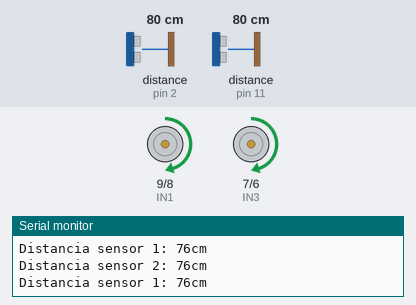
Bench run of a sketch on a simulated Arduino Uno, built with avr-gcc and run on an emulated ATmega328P. On the bench: motor-driver pin pairs drawn as motors (green arrow = first pin HIGH = forward, orange = second pin HIGH = backward, longer = more drive, scaled by the enable pin), the last lines printed to the serial monitor. Wiring (inferred from the names in the program): 2 × ultrasonic range finder: trigger pin 3, echo pin 2 / trigger pin 13, echo pin 11. The test bench sets the inputs (shaded band); at power-on: distance to the obstacle (sensors on pin 2, pin 11) 80 cm. The echo pulse lasts 58.3 µs per cm.

Above: at 1.2 s.
1.3 s: distance to the obstacle (sensor on pin 2) set to 58 cm
4.3 s: distance to the obstacle (sensor on pin 2) set to 48 cm
At 6.8 s:
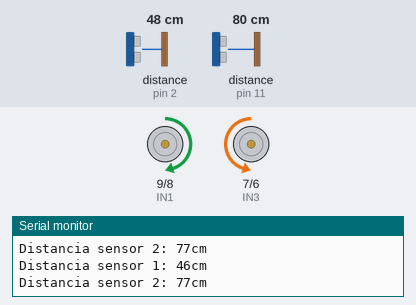
7.3 s: distance to the obstacle (sensor on pin 11) set to 2 cm
At 9.6 s:
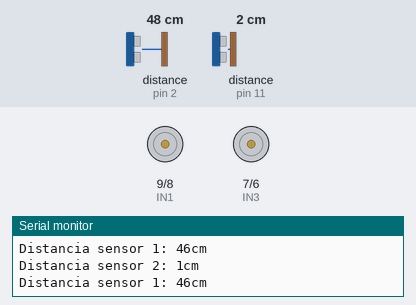
9.9 s: distance to the obstacle (sensor on pin 2) set to 120 cm
At 11.1 s:
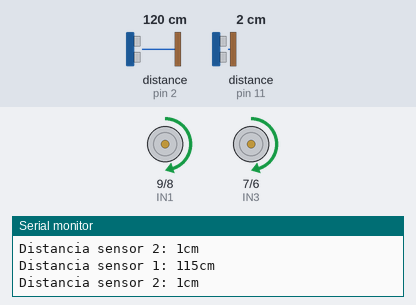
11.5 s: distance to the obstacle (sensor on pin 2) set to 2 cm
At 12.3 s:
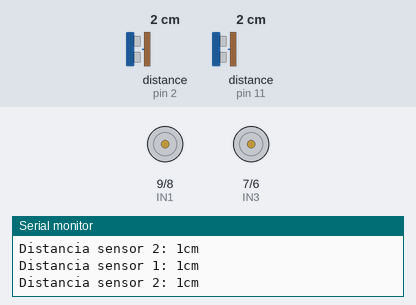
13.0 s: distance to the obstacle (sensor on pin 11) set to 48 cm
16.0 s: distance to the obstacle (sensor on pin 11) set to 56 cm
At 16.8 s:
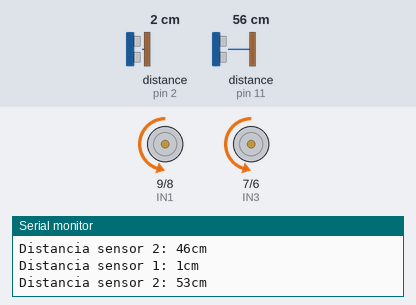
Timing chart, 0 to 20.0 s (numbered marks = the images above; inputs shaded):
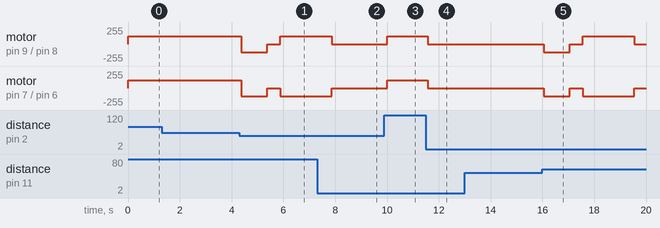

Measured:
- the behaviour switches between 54 and 53 cm on distance to the obstacle (sensor on pin 2) (found by bisection; images 0 and 1)
- the behaviour switches between 53 and 54 cm on distance to the obstacle (sensor on pin 11) (found by bisection; images 4 and 5)
- after the input at 4.3 s, motor on pin 9 (IN1) / pin 8 (IN2): forward 120/255 → backward 120/255 after 0.07 s, → stopped 1.0 s later, → forward 120/255 0.50 s later; motor on pin 7 (IN3) / pin 6 (IN4): forward 120/255 → backward 120/255 after 0.07 s, → stopped 1.0 s later, → backward 120/255 0.50 s later
- after the input at 7.3 s, motor on pin 9 (IN1) / pin 8 (IN2), motor on pin 7 (IN3) / pin 6 (IN4): goes on until 7.9 s, then stays stopped
- after the input at 9.9 s, motor on pin 9 (IN1) / pin 8 (IN2), motor on pin 7 (IN3) / pin 6 (IN4): stopped → forward 120/255 after 0.11 s
- after the input at 11.5 s, motor on pin 9 (IN1) / pin 8 (IN2), motor on pin 7 (IN3) / pin 6 (IN4): forward 120/255 → stopped after 0.07 s
- after the input at 16.0 s, motor on pin 9 (IN1) / pin 8 (IN2): stopped → backward 120/255 after 0.05 s, → stopped 1.0 s later, → forward 120/255 0.50 s later, → stopped 2.0 s later; motor on pin 7 (IN3) / pin 6 (IN4): stopped → backward 120/255 after 0.05 s, → stopped 1.0 s later, → backward 120/255 0.50 s later, → stopped 2.0 s later

The sketch:

sketch_feb23c.ino
```cpp
int ENA = 10;
int IN1 = 9;
int IN2 = 8;
int IN3 = 7;
int IN4 = 6;
int ENB = 5;
//sensor del
const int Echo=2;
const int Trigger=3;
//Sensor tras
const int Echo2=11;
const int Trigger2=13;
int distance;
int distance2;


void setup() {

Serial.begin(9600);
  //Sensor del
  pinMode(Trigger,OUTPUT);
  pinMode(Echo,INPUT);
  digitalWrite(Trigger,LOW);
  //Sensor tras
  pinMode(Trigger2,OUTPUT);
  pinMode(Echo2,INPUT);
  digitalWrite(Trigger2,LOW);
  pinMode(Echo2,INPUT);
  pinMode (ENA, OUTPUT);
  pinMode (ENB, OUTPUT);
  pinMode (IN1, OUTPUT);
  pinMode (IN2, OUTPUT);
  pinMode (IN3, OUTPUT);
  pinMode (IN4, OUTPUT);
}

//sensor del
int detecta_sensor() {
 long t;
 long d;

 digitalWrite(Trigger,LOW);
 delayMicroseconds(5);
 digitalWrite(Trigger,HIGH);
 delayMicroseconds(15);
 digitalWrite(Trigger,LOW);
 t=pulseIn(Echo,HIGH);
 d=t*0.01657;
 return (d);

}

//Sensor tras
int detecta_sensor2() {
 long t2;
 long d2;

 digitalWrite(Trigger2,LOW);
 delayMicroseconds(5);
 digitalWrite(Trigger2,HIGH);
 delayMicroseconds(15);
 digitalWrite(Trigger2,LOW);
 t2=pulseIn(Echo2,HIGH);
 d2=t2*0.01657;
 return (d2);
}


void adelante (int vel){

  digitalWrite(IN1, HIGH);
  digitalWrite(IN2, LOW);
  analogWrite(ENA, vel);

  digitalWrite(IN3, HIGH);
  digitalWrite(IN4, LOW);
  analogWrite(ENB, vel);
}

void atras (int vel){

  digitalWrite(IN1, LOW);
  digitalWrite(IN2, HIGH);
  analogWrite(ENA, vel);

  digitalWrite(IN3, LOW);
  digitalWrite(IN4, HIGH);
  analogWrite(ENB, vel);
}

void derecha (int vel){

  digitalWrite(IN1, HIGH);
  digitalWrite(IN2, LOW);
  analogWrite(ENA, vel);

  digitalWrite(IN3, LOW);
  digitalWrite(IN4, HIGH);
  analogWrite(ENB, vel);
}

void izquierda (int vel){

  digitalWrite(IN1, LOW);
  digitalWrite(IN2, HIGH);
  analogWrite(ENA, vel);

  digitalWrite(IN3, HIGH);
  digitalWrite(IN4, LOW);
  analogWrite(ENB, vel);
}

void loop(){

 //Sensor 1
 distance=detecta_sensor();
 Serial.print("Distancia sensor 1: ");
 Serial.print(distance);
 Serial.println ("cm");
 //Sensor 2
 distance2=detecta_sensor2();
 Serial.print("Distancia sensor 2: ");
 Serial.print(distance2);
 Serial.println ("cm");


 if(distance > 50) {
   adelante(120);
 }

 else if(distance2 <= 50){
  adelante(0);
  atras(0);
  derecha(0);
  izquierda(0);
 }

 else if(distance <= 50) {
  adelante(0);
  atras(120);
  delay(1000);
  atras(0);
  delay(500);
  derecha(60);
  delay(2000);
  derecha(0);
  delay(500);
 }

 }
```
